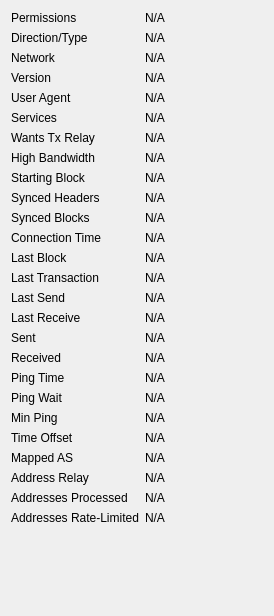
             <widget class="QWidget" name="detailWidget">
              <property name="geometry">
               <rect>
                <x>0</x>
                <y>0</y>
                <width>274</width>
                <height>616</height>
               </rect>
              </property>
              <layout class="QGridLayout" name="gridLayout_2" columnstretch="0,1">
               <item row="0" column="0">
                <widget class="QLabel" name="label_30">
                 <property name="text">
                  <string>Permissions</string>
                 </property>
                </widget>
               </item>
               <item row="0" column="1">
                <widget class="QLabel" name="peerPermissions">
                 <property name="cursor">
                  <cursorShape>IBeamCursor</cursorShape>
                 </property>
                 <property name="text">
                  <string>N/A</string>
                 </property>
                 <property name="textFormat">
                  <enum>Qt::PlainText</enum>
                 </property>
                 <property name="textInteractionFlags">
                  <set>Qt::LinksAccessibleByMouse|Qt::TextSelectableByKeyboard|Qt::TextSelectableByMouse</set>
                 </property>
                </widget>
               </item>
               <item row="1" column="0">
                <widget class="QLabel" name="peerConnectionTypeLabel">
                 <property name="toolTip">
                  <string>The direction and type of peer connection: %1</string>
                 </property>
                 <property name="text">
                  <string>Direction/Type</string>
                 </property>
                </widget>
               </item>
               <item row="1" column="1">
                <widget class="QLabel" name="peerConnectionType">
                 <property name="cursor">
                  <cursorShape>IBeamCursor</cursorShape>
                 </property>
                 <property name="text">
                  <string>N/A</string>
                 </property>
                 <property name="textFormat">
                  <enum>Qt::PlainText</enum>
                 </property>
                 <property name="textInteractionFlags">
                  <set>Qt::LinksAccessibleByMouse|Qt::TextSelectableByKeyboard|Qt::TextSelectableByMouse</set>
                 </property>
                </widget>
               </item>
               <item row="2" column="0">
                <widget class="QLabel" name="peerNetworkLabel">
                 <property name="toolTip">
                  <string>The network protocol this peer is connected through: IPv4, IPv6, Onion, I2P, or CJDNS.</string>
                 </property>
                 <property name="text">
                  <string>Network</string>
                 </property>
                </widget>
               </item>
               <item row="2" column="1">
                <widget class="QLabel" name="peerNetwork">
                 <property name="cursor">
                  <cursorShape>IBeamCursor</cursorShape>
                 </property>
                 <property name="text">
                  <string>N/A</string>
                 </property>
                 <property name="textFormat">
                  <enum>Qt::PlainText</enum>
                 </property>
                 <property name="textInteractionFlags">
                  <set>Qt::LinksAccessibleByMouse|Qt::TextSelectableByKeyboard|Qt::TextSelectableByMouse</set>
                 </property>
                </widget>
               </item>
               <item row="3" column="0">
                <widget class="QLabel" name="label_21">
                 <property name="text">
                  <string>Version</string>
                 </property>
                </widget>
               </item>
               <item row="3" column="1">
                <widget class="QLabel" name="peerVersion">
                 <property name="cursor">
                  <cursorShape>IBeamCursor</cursorShape>
                 </property>
                 <property name="text">
                  <string>N/A</string>
                 </property>
                 <property name="textFormat">
                  <enum>Qt::PlainText</enum>
                 </property>
                 <property name="textInteractionFlags">
                  <set>Qt::LinksAccessibleByMouse|Qt::TextSelectableByKeyboard|Qt::TextSelectableByMouse</set>
                 </property>
                </widget>
               </item>
               <item row="4" column="0">
                <widget class="QLabel" name="label_28">
                 <property name="text">
                  <string>User Agent</string>
                 </property>
                </widget>
               </item>
               <item row="4" column="1">
                <widget class="QLabel" name="peerSubversion">
                 <property name="cursor">
                  <cursorShape>IBeamCursor</cursorShape>
                 </property>
                 <property name="text">
                  <string>N/A</string>
                 </property>
                 <property name="textFormat">
                  <enum>Qt::PlainText</enum>
                 </property>
                 <property name="textInteractionFlags">
                  <set>Qt::LinksAccessibleByMouse|Qt::TextSelectableByKeyboard|Qt::TextSelectableByMouse</set>
                 </property>
                </widget>
               </item>
               <item row="5" column="0">
                <widget class="QLabel" name="label_4">
                 <property name="text">
                  <string>Services</string>
                 </property>
                </widget>
               </item>
               <item row="5" column="1">
                <widget class="QLabel" name="peerServices">
                 <property name="cursor">
                  <cursorShape>IBeamCursor</cursorShape>
                 </property>
                 <property name="text">
                  <string>N/A</string>
                 </property>
                 <property name="textFormat">
                  <enum>Qt::PlainText</enum>
                 </property>
                 <property name="wordWrap">
                  <bool>true</bool>
                 </property>
                 <property name="textInteractionFlags">
                  <set>Qt::LinksAccessibleByMouse|Qt::TextSelectableByKeyboard|Qt::TextSelectableByMouse</set>
                 </property>
                </widget>
               </item>
               <item row="6" column="0">
                <widget class="QLabel" name="peerRelayTxesLabel">
                 <property name="toolTip">
                  <string>Whether the peer requested us to relay transactions.</string>
                 </property>
                 <property name="text">
                  <string>Wants Tx Relay</string>
                 </property>
                </widget>
               </item>
               <item row="6" column="1">
                <widget class="QLabel" name="peerRelayTxes">
                 <property name="cursor">
                  <cursorShape>IBeamCursor</cursorShape>
                 </property>
                 <property name="text">
                  <string>N/A</string>
                 </property>
                 <property name="textFormat">
                  <enum>Qt::PlainText</enum>
                 </property>
                 <property name="textInteractionFlags">
                  <set>Qt::LinksAccessibleByMouse|Qt::TextSelectableByKeyboard|Qt::TextSelectableByMouse</set>
                 </property>
                </widget>
               </item>
               <item row="7" column="0">
                <widget class="QLabel" name="peerHighBandwidthLabel">
                 <property name="toolTip">
                  <string>High bandwidth BIP152 compact block relay: %1</string>
                 </property>
                 <property name="text">
                  <string>High Bandwidth</string>
                 </property>
                </widget>
               </item>
               <item row="7" column="1">
                <widget class="QLabel" name="peerHighBandwidth">
                 <property name="cursor">
                  <cursorShape>IBeamCursor</cursorShape>
                 </property>
                 <property name="text">
                  <string>N/A</string>
                 </property>
                 <property name="textFormat">
                  <enum>Qt::PlainText</enum>
                 </property>
                 <property name="textInteractionFlags">
                  <set>Qt::LinksAccessibleByMouse|Qt::TextSelectableByKeyboard|Qt::TextSelectableByMouse</set>
                 </property>
                </widget>
               </item>
               <item row="8" column="0">
                <widget class="QLabel" name="label_29">
                 <property name="text">
                  <string>Starting Block</string>
                 </property>
                </widget>
               </item>
               <item row="8" column="1">
                <widget class="QLabel" name="peerHeight">
                 <property name="cursor">
                  <cursorShape>IBeamCursor</cursorShape>
                 </property>
                 <property name="text">
                  <string>N/A</string>
                 </property>
                 <property name="textFormat">
                  <enum>Qt::PlainText</enum>
                 </property>
                 <property name="textInteractionFlags">
                  <set>Qt::LinksAccessibleByMouse|Qt::TextSelectableByKeyboard|Qt::TextSelectableByMouse</set>
                 </property>
                </widget>
               </item>
               <item row="9" column="0">
                <widget class="QLabel" name="label_27">
                 <property name="text">
                  <string>Synced Headers</string>
                 </property>
                </widget>
               </item>
               <item row="9" column="1">
                <widget class="QLabel" name="peerSyncHeight">
                 <property name="cursor">
                  <cursorShape>IBeamCursor</cursorShape>
                 </property>
                 <property name="text">
                  <string>N/A</string>
                 </property>
                 <property name="textFormat">
                  <enum>Qt::PlainText</enum>
                 </property>
                 <property name="textInteractionFlags">
                  <set>Qt::LinksAccessibleByMouse|Qt::TextSelectableByKeyboard|Qt::TextSelectableByMouse</set>
                 </property>
                </widget>
               </item>
               <item row="10" column="0">
                <widget class="QLabel" name="label_25">
                 <property name="text">
                  <string>Synced Blocks</string>
                 </property>
                </widget>
               </item>
               <item row="10" column="1">
                <widget class="QLabel" name="peerCommonHeight">
                 <property name="cursor">
                  <cursorShape>IBeamCursor</cursorShape>
                 </property>
                 <property name="text">
                  <string>N/A</string>
                 </property>
                 <property name="textFormat">
                  <enum>Qt::PlainText</enum>
                 </property>
                 <property name="textInteractionFlags">
                  <set>Qt::LinksAccessibleByMouse|Qt::TextSelectableByKeyboard|Qt::TextSelectableByMouse</set>
                 </property>
                </widget>
               </item>
               <item row="11" column="0">
                <widget class="QLabel" name="label_22">
                 <property name="text">
                  <string>Connection Time</string>
                 </property>
                </widget>
               </item>
               <item row="11" column="1">
                <widget class="QLabel" name="peerConnTime">
                 <property name="cursor">
                  <cursorShape>IBeamCursor</cursorShape>
                 </property>
                 <property name="text">
                  <string>N/A</string>
                 </property>
                 <property name="textFormat">
                  <enum>Qt::PlainText</enum>
                 </property>
                 <property name="textInteractionFlags">
                  <set>Qt::LinksAccessibleByMouse|Qt::TextSelectableByKeyboard|Qt::TextSelectableByMouse</set>
                 </property>
                </widget>
               </item>
               <item row="12" column="0">
                <widget class="QLabel" name="peerLastBlockLabel">
                 <property name="toolTip">
                  <string>Elapsed time since a novel block passing initial validity checks was received from this peer.</string>
                 </property>
                 <property name="text">
                  <string>Last Block</string>
                 </property>
                </widget>
               </item>
               <item row="12" column="1">
                <widget class="QLabel" name="peerLastBlock">
                 <property name="cursor">
                  <cursorShape>IBeamCursor</cursorShape>
                 </property>
                 <property name="text">
                  <string>N/A</string>
                 </property>
                 <property name="textFormat">
                  <enum>Qt::PlainText</enum>
                 </property>
                 <property name="textInteractionFlags">
                  <set>Qt::LinksAccessibleByMouse|Qt::TextSelectableByKeyboard|Qt::TextSelectableByMouse</set>
                 </property>
                </widget>
               </item>
               <item row="13" column="0">
                <widget class="QLabel" name="peerLastTxLabel">
                 <property name="toolTip">
                  <string extracomment="Tooltip text for the Last Transaction field in the peer details area.">Elapsed time since a novel transaction accepted into our mempool was received from this peer.</string>
                 </property>
                 <property name="text">
                  <string>Last Transaction</string>
                 </property>
                </widget>
               </item>
               <item row="13" column="1">
                <widget class="QLabel" name="peerLastTx">
                 <property name="cursor">
                  <cursorShape>IBeamCursor</cursorShape>
                 </property>
                 <property name="text">
                  <string>N/A</string>
                 </property>
                 <property name="textFormat">
                  <enum>Qt::PlainText</enum>
                 </property>
                 <property name="textInteractionFlags">
                  <set>Qt::LinksAccessibleByMouse|Qt::TextSelectableByKeyboard|Qt::TextSelectableByMouse</set>
                 </property>
                </widget>
               </item>
               <item row="14" column="0">
                <widget class="QLabel" name="label_15">
                 <property name="text">
                  <string>Last Send</string>
                 </property>
                </widget>
               </item>
               <item row="14" column="1">
                <widget class="QLabel" name="peerLastSend">
                 <property name="cursor">
                  <cursorShape>IBeamCursor</cursorShape>
                 </property>
                 <property name="text">
                  <string>N/A</string>
                 </property>
                 <property name="textFormat">
                  <enum>Qt::PlainText</enum>
                 </property>
                 <property name="textInteractionFlags">
                  <set>Qt::LinksAccessibleByMouse|Qt::TextSelectableByKeyboard|Qt::TextSelectableByMouse</set>
                 </property>
                </widget>
               </item>
               <item row="15" column="0">
                <widget class="QLabel" name="label_19">
                 <property name="text">
                  <string>Last Receive</string>
                 </property>
                </widget>
               </item>
               <item row="15" column="1">
                <widget class="QLabel" name="peerLastRecv">
                 <property name="cursor">
                  <cursorShape>IBeamCursor</cursorShape>
                 </property>
                 <property name="text">
                  <string>N/A</string>
                 </property>
                 <property name="textFormat">
                  <enum>Qt::PlainText</enum>
                 </property>
                 <property name="textInteractionFlags">
                  <set>Qt::LinksAccessibleByMouse|Qt::TextSelectableByKeyboard|Qt::TextSelectableByMouse</set>
                 </property>
                </widget>
               </item>
               <item row="16" column="0">
                <widget class="QLabel" name="label_18">
                 <property name="text">
                  <string>Sent</string>
                 </property>
                </widget>
               </item>
               <item row="16" column="1">
                <widget class="QLabel" name="peerBytesSent">
                 <property name="cursor">
                  <cursorShape>IBeamCursor</cursorShape>
                 </property>
                 <property name="text">
                  <string>N/A</string>
                 </property>
                 <property name="textFormat">
                  <enum>Qt::PlainText</enum>
                 </property>
                 <property name="textInteractionFlags">
                  <set>Qt::LinksAccessibleByMouse|Qt::TextSelectableByKeyboard|Qt::TextSelectableByMouse</set>
                 </property>
                </widget>
               </item>
               <item row="17" column="0">
                <widget class="QLabel" name="label_20">
                 <property name="text">
                  <string>Received</string>
                 </property>
                </widget>
               </item>
               <item row="17" column="1">
                <widget class="QLabel" name="peerBytesRecv">
                 <property name="cursor">
                  <cursorShape>IBeamCursor</cursorShape>
                 </property>
                 <property name="text">
                  <string>N/A</string>
                 </property>
                 <property name="textFormat">
                  <enum>Qt::PlainText</enum>
                 </property>
                 <property name="textInteractionFlags">
                  <set>Qt::LinksAccessibleByMouse|Qt::TextSelectableByKeyboard|Qt::TextSelectableByMouse</set>
                 </property>
                </widget>
               </item>
               <item row="18" column="0">
                <widget class="QLabel" name="label_26">
                 <property name="text">
                  <string>Ping Time</string>
                 </property>
                </widget>
               </item>
               <item row="18" column="1">
                <widget class="QLabel" name="peerPingTime">
                 <property name="cursor">
                  <cursorShape>IBeamCursor</cursorShape>
                 </property>
                 <property name="text">
                  <string>N/A</string>
                 </property>
                 <property name="textFormat">
                  <enum>Qt::PlainText</enum>
                 </property>
                 <property name="textInteractionFlags">
                  <set>Qt::LinksAccessibleByMouse|Qt::TextSelectableByKeyboard|Qt::TextSelectableByMouse</set>
                 </property>
                </widget>
               </item>
               <item row="19" column="0">
                <widget class="QLabel" name="peerPingWaitLabel">
                 <property name="toolTip">
                  <string>The duration of a currently outstanding ping.</string>
                 </property>
                 <property name="text">
                  <string>Ping Wait</string>
                 </property>
                </widget>
               </item>
               <item row="19" column="1">
                <widget class="QLabel" name="peerPingWait">
                 <property name="cursor">
                  <cursorShape>IBeamCursor</cursorShape>
                 </property>
                 <property name="text">
                  <string>N/A</string>
                 </property>
                 <property name="textFormat">
                  <enum>Qt::PlainText</enum>
                 </property>
                 <property name="textInteractionFlags">
                  <set>Qt::LinksAccessibleByMouse|Qt::TextSelectableByKeyboard|Qt::TextSelectableByMouse</set>
                 </property>
                </widget>
               </item>
               <item row="20" column="0">
                <widget class="QLabel" name="peerMinPingLabel">
                 <property name="text">
                  <string>Min Ping</string>
                 </property>
                </widget>
               </item>
               <item row="20" column="1">
                <widget class="QLabel" name="peerMinPing">
                 <property name="cursor">
                  <cursorShape>IBeamCursor</cursorShape>
                 </property>
                 <property name="text">
                  <string>N/A</string>
                 </property>
                 <property name="textFormat">
                  <enum>Qt::PlainText</enum>
                 </property>
                 <property name="textInteractionFlags">
                  <set>Qt::LinksAccessibleByMouse|Qt::TextSelectableByKeyboard|Qt::TextSelectableByMouse</set>
                 </property>
                </widget>
               </item>
               <item row="21" column="0">
                <widget class="QLabel" name="label_timeoffset">
                 <property name="text">
                  <string>Time Offset</string>
                 </property>
                </widget>
               </item>
               <item row="21" column="1">
                <widget class="QLabel" name="timeoffset">
                 <property name="cursor">
                  <cursorShape>IBeamCursor</cursorShape>
                 </property>
                 <property name="text">
                  <string>N/A</string>
                 </property>
                 <property name="textFormat">
                  <enum>Qt::PlainText</enum>
                 </property>
                 <property name="textInteractionFlags">
                  <set>Qt::LinksAccessibleByMouse|Qt::TextSelectableByKeyboard|Qt::TextSelectableByMouse</set>
                 </property>
                </widget>
               </item>
               <item row="22" column="0">
                <widget class="QLabel" name="peerMappedASLabel">
                 <property name="toolTip">
                  <string>The mapped Autonomous System used for diversifying peer selection.</string>
                 </property>
                 <property name="text">
                  <string>Mapped AS</string>
                 </property>
                </widget>
               </item>
               <item row="22" column="1">
                <widget class="QLabel" name="peerMappedAS">
                 <property name="cursor">
                  <cursorShape>IBeamCursor</cursorShape>
                 </property>
                 <property name="text">
                  <string>N/A</string>
                 </property>
                 <property name="textFormat">
                  <enum>Qt::PlainText</enum>
                 </property>
                 <property name="textInteractionFlags">
                  <set>Qt::LinksAccessibleByMouse|Qt::TextSelectableByKeyboard|Qt::TextSelectableByMouse</set>
                 </property>
                </widget>
               </item>
               <item row="23" column="0">
                <widget class="QLabel" name="peerAddrRelayEnabledLabel">
                 <property name="toolTip">
                  <string extracomment="Tooltip text for the Address Relay field in the peer details area.">Whether we relay addresses to this peer.</string>
                 </property>
                 <property name="text">
                  <string>Address Relay</string>
                 </property>
                </widget>
               </item>
               <item row="23" column="1">
                <widget class="QLabel" name="peerAddrRelayEnabled">
                 <property name="cursor">
                  <cursorShape>IBeamCursor</cursorShape>
                 </property>
                 <property name="text">
                  <string>N/A</string>
                 </property>
                 <property name="textFormat">
                  <enum>Qt::PlainText</enum>
                 </property>
                 <property name="textInteractionFlags">
                  <set>Qt::LinksAccessibleByMouse|Qt::TextSelectableByKeyboard|Qt::TextSelectableByMouse</set>
                 </property>
                </widget>
               </item>
               <item row="24" column="0">
                <widget class="QLabel" name="peerAddrProcessedLabel">
                 <property name="toolTip">
                  <string extracomment="Tooltip text for the Addresses Processed field in the peer details area.">Total number of addresses processed, excluding those dropped due to rate-limiting.</string>
                 </property>
                 <property name="text">
                  <string>Addresses Processed</string>
                 </property>
                </widget>
               </item>
               <item row="24" column="1">
                <widget class="QLabel" name="peerAddrProcessed">
                 <property name="cursor">
                  <cursorShape>IBeamCursor</cursorShape>
                 </property>
                 <property name="text">
                  <string>N/A</string>
                 </property>
                 <property name="textFormat">
                  <enum>Qt::PlainText</enum>
                 </property>
                 <property name="textInteractionFlags">
                  <set>Qt::LinksAccessibleByMouse|Qt::TextSelectableByKeyboard|Qt::TextSelectableByMouse</set>
                 </property>
                </widget>
               </item>
               <item row="25" column="0">
                <widget class="QLabel" name="peerAddrRateLimitedLabel">
                 <property name="toolTip">
                  <string extracomment="Tooltip text for the Addresses Rate-Limited field in the peer details area.">Total number of addresses dropped due to rate-limiting.</string>
                 </property>
                 <property name="text">
                  <string>Addresses Rate-Limited</string>
                 </property>
                </widget>
               </item>
               <item row="25" column="1">
                <widget class="QLabel" name="peerAddrRateLimited">
                 <property name="cursor">
                  <cursorShape>IBeamCursor</cursorShape>
                 </property>
                 <property name="text">
                  <string>N/A</string>
                 </property>
                 <property name="textFormat">
                  <enum>Qt::PlainText</enum>
                 </property>
                 <property name="textInteractionFlags">
                  <set>Qt::LinksAccessibleByMouse|Qt::TextSelectableByKeyboard|Qt::TextSelectableByMouse</set>
                 </property>
                </widget>
               </item>
               <item row="26" column="0">
                <spacer name="verticalSpacer_3">
                 <property name="orientation">
                  <enum>Qt::Vertical</enum>
                 </property>
                 <property name="sizeHint" stdset="0">
                  <size>
                   <width>20</width>
                   <height>40</height>
                  </size>
                 </property>
                </spacer>
               </item>
              </layout>
             </widget>
